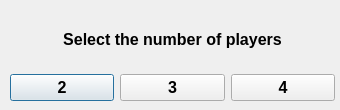
<?xml version="1.0" encoding="UTF-8"?>
<ui version="4.0">
 <class>playersNumber_Dialog</class>
 <widget class="QDialog" name="playersNumber_Dialog">
  <property name="geometry">
   <rect>
    <x>0</x>
    <y>0</y>
    <width>340</width>
    <height>110</height>
   </rect>
  </property>
  <property name="font">
   <font>
    <pointsize>12</pointsize>
    <weight>75</weight>
    <bold>true</bold>
   </font>
  </property>
  <property name="windowTitle">
   <string>Number of players</string>
  </property>
  <widget class="QWidget" name="verticalLayoutWidget">
   <property name="geometry">
    <rect>
     <x>10</x>
     <y>10</y>
     <width>325</width>
     <height>91</height>
    </rect>
   </property>
   <layout class="QVBoxLayout" name="verticalBox">
    <item>
     <widget class="QLabel" name="textLabel">
      <property name="font">
       <font>
        <pointsize>12</pointsize>
        <weight>75</weight>
        <bold>true</bold>
       </font>
      </property>
      <property name="text">
       <string>Select the number of players</string>
      </property>
      <property name="alignment">
       <set>Qt::AlignCenter</set>
      </property>
     </widget>
    </item>
    <item>
     <layout class="QHBoxLayout" name="horizontalBox">
      <item>
       <widget class="QPushButton" name="button2Players">
        <property name="font">
         <font>
          <pointsize>12</pointsize>
          <weight>75</weight>
          <bold>true</bold>
         </font>
        </property>
        <property name="text">
         <string>2</string>
        </property>
       </widget>
      </item>
      <item>
       <widget class="QPushButton" name="button3Players">
        <property name="font">
         <font>
          <pointsize>12</pointsize>
          <weight>75</weight>
          <bold>true</bold>
         </font>
        </property>
        <property name="text">
         <string>3</string>
        </property>
       </widget>
      </item>
      <item>
       <widget class="QPushButton" name="button4Players">
        <property name="font">
         <font>
          <pointsize>12</pointsize>
          <weight>75</weight>
          <bold>true</bold>
         </font>
        </property>
        <property name="text">
         <string>4</string>
        </property>
       </widget>
      </item>
     </layout>
    </item>
   </layout>
  </widget>
 </widget>
 <resources/>
 <connections/>
</ui>
